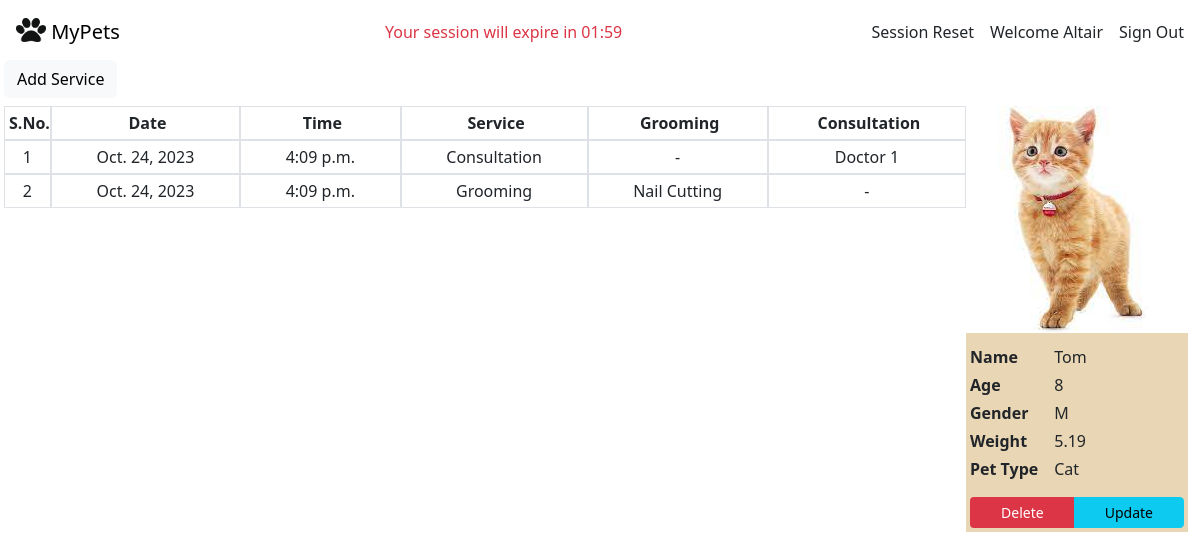
Screenshot of /pets/pet_detail_route/7/ (signed in) with the database file from the repository.
### pets_app/models.py (models this page shows, shortened)
class PetServices(Model):
    class PetServiceType(models.TextChoices):
        GROOMING = 'Grooming','Grooming'
        CONSULTATION = 'Consultation','Consultation'
    class Grooming(models.TextChoices):
        HAIR_CUTTING = 'Hair Cutting', 'Hair Cutting'
        HAIR_CLEANING = 'Hair Cleaning', 'Hair Cleaning'
        BODY_WASH = 'Body Wash', 'Body Wash'
        NAIL_CLEANING = 'Nail Cleaning', 'Nail Cleaning'
        NAIL_CUTTING = 'Nail Cutting', 'Nail Cutting'
    class Consultaion(models.TextChoices):
       DOCTOR_1 = 'Doctor 1', 'Doctor 1'
       DOCTOR_2 = 'Doctor 2', 'Doctor 2'
       DOCTOR_3 = 'Doctor 3', 'Doctor 3'
       DOCTOR_4 = 'Doctor 4', 'Doctor 4'
    service_required = models.CharField(max_length=20, choices=PetServiceType.choices, default=PetServiceType.CONSULTATION)
    grooming_type = models.CharField(max_length=20, choices=Grooming.choices, blank=True)
    consultation_type = models.CharField(max_length=20, choices=Consultaion.choices, blank=True)
    date = models.DateField(auto_created=True, auto_now_add=True)
    time = models.TimeField(auto_created=True, auto_now_add=True)
    pet_name = models.CharField(max_length=10, blank=True)
    id_2 = models.PositiveBigIntegerField(blank=True)
    created_by = models.CharField(max_length=30, blank=True, null=True)
    updated_by = models.CharField(max_length=30, blank=True, null=True)

class PetInformation(Model):
    class PetType(models.TextChoices):
        CAT = "Cat", "Cat"
        DOG = "Dog", "Dog"
        HORSE = "Horse", "Horse"
        RABBIT = "Rabbit", "Rabbit"
        PIGEON = "Pigeon", "Pigeon"
    class PetGender(models.TextChoices):
        Male = "M", "Male"
        Femail = "F", "Female"
        Unknown = "Unknown","Unknown"
    class Breed(models.TextChoices):
        German_Shephard = "German_Shephard", "German_Shephard"
        Labrador = "Labrador", "Labrador"
        Indie = "Indie", "Indie"
        Persian = "Persian", "Persian"
    date = models.DateField(auto_created=True, auto_now_add=True)
    name = models.CharField(max_length=30)
    age = models.PositiveSmallIntegerField()
    pet_type = models.CharField(max_length=10, choices=PetType.choices, default=PetType.CAT)
    weight = models.DecimalField(max_digits=5, decimal_places=2)
    breed = models.CharField(max_length=20, choices=Breed.choices, default=Breed.Indie)
    gender = models.CharField(max_length=7, choices=PetGender.choices, default=PetGender.Male)
    image = models.ImageField(upload_to='images/', blank=True)
    owner = models.ForeignKey(to=OwnerModel, on_delete=models.CASCADE, null=True, blank=True)
    created_by = models.CharField(max_length=30, blank=True, null=True)
    updated_by = models.CharField(max_length=30, blank=True, null=True)

### pets_app/views.py (the view)
class PetDetailView(SomeLoginRequiredMixin, SomePermissionRequiredMixin, DetailView):
    model = PetInformation
    permission_required = 'pets_app.view_petinformation'
    def get(self, request, pk, *args, **kwargs):
        set_expir(req=request)
        petinformation = PetInformation.objects.get(id=pk)
        petservice = PetServices.objects.filter(pet_name=petinformation.name, id_2=pk)
        s_no = []
        for item in range(len(petservice)):
            s_no.append(item+1)
        return render(request=request, template_name='pets_app/petinformation_detail.html', context={'petinformation':petinformation, 'petservice':petservice, 's_no':s_no,})

### pets_app/mixins.py (called while the page is built, shortened)
    def dispatch(self, request, *args, **kwargs):
        if not request.user.is_authenticated:
            return self.handle_no_permission()
        else:
            return super().dispatch(request, *args, **kwargs)

    def get_permission_required(self):
        if isinstance(self.permission_required, str):
            perms = (self.permission_required,)
        else:
            perms = self.permission_required
        return perms

    def has_permission(self):
        perms = self.get_permission_required()
        return self.request.user.has_perms(perms)

    def dispatch(self, request, *args, **kwargs):
        return super().dispatch(request, *args, **kwargs)

### pets_app/views.py (called while the page is built)
def set_expir(req, timer=SESSION_COOKIE_AGE):
    print(req.session.session_key)
    if req.user.is_authenticated:
        req.session.set_expiry(timer)
    print(req.session.get_expiry_age())

### pets_app/templates/pets_app/petinformation_detail.html (shortened to what this page needs)
{% extends 'pets.html' %}
{% load static %}
{% block 'content' %}
{% if perms.pets_app.add_petservices %}
<div class="mb-2">
    <a class="text-decoration-none" href="{% url 'pets_app_name:service_create_name' %}?next={{request.path}}"><button type="button" class="btn btn-light">Add Service</button></a>
</div>
{% endif %}
<div class="d-flex justify-content-between">
  <div class="d-flex flex-grow-1">
    {% if petservice %}
    <div class="d-flex flex-column">
      <div class="d-flex border justify-content-center">
        <div class="d-flex fw-bold ms-1 my-1 ">
          S.No.
        </div>
      </div>
        {% for item in s_no %}
          <div class="d-flex border justify-content-center">
            <div class="d-flex my-1">
              {{item}}
            </div>
          </div>
        {% endfor %}
    </div>
    <div class="d-flex flex-column flex-fill">
      <div class="d-flex justify-content-center border">
        <div class="d-flex fw-bold ms-1 my-1">
          Date
        </div>
      </div>
        {% for item in petservice%}
      <div class="d-flex justify-content-center border">
        <div class="d-flex my-1">
          {{item.date}}
        </div>
      </div>
        {% endfor %}
    </div>
    <div class="d-flex flex-column flex-fill">
      <div class="d-flex justify-content-center border">
        <div class="d-flex fw-bold ms-1 my-1">
          Time
        </div>
      </div>
        {% for item in petservice%}
      <div class="d-flex justify-content-center border">
        <div class="d-flex my-1">
          {{item.time}}
        </div>
      </div>
        {% endfor %}
    </div>
    <div class="d-flex flex-column flex-fill">
      <div class="d-flex justify-content-center border">
        <div class="d-flex fw-bold ms-1 my-1">
          Service
        </div>
      </div>
        {% for item in petservice%}
      <div class="d-flex justify-content-center border">
        <div class="d-flex my-1">
          {{item.service_required}}
        </div>
      </div>
        {% endfor %}
    </div>
    <div class="d-flex flex-column flex-fill">
      <div class="d-flex justify-content-center border">
        <div class="d-flex fw-bold ms-1 my-1">
          Grooming
        </div>
      </div>
        {% for item in petservice%}
      <div class="d-flex justify-content-center border">
        <div class="d-flex my-1">
          {% if item.grooming_type %}
            {{item.grooming_type}}
          {% else %}
            -
          {% endif %}
        </div>
      </div>
        {% endfor %}
    </div>
    <div class="d-flex flex-column flex-fill">
      <div class="d-flex justify-content-center border">
        <div class="d-flex fw-bold ms-1 my-1">
          Consultation
        </div>
      </div>
        {% for item in petservice%}
      <div class="d-flex justify-content-center border">
        <div class="d-flex my-1">
          {% if item.consultation_type %}
            {{item.consultation_type}}
          {% else %}
            -
          {% endif %}
        </div>
      </div>
        {% endfor %}
    </div>
    {% endif %}
  </div>
  <div class="d-flex flex-column">
    <div class="d-flex flex-column me-2" style="background-color: rgb(232, 214, 180);">
      <div class="d-flex">
        {% if petinformation.image %}
          <img class="d-flex flex-fill" src="{{petinformation.image.url}}" alt="{% static 'images/none2.jpg' %}">
        {% else %}
          <img src="{% static 'images/none2.jpg' %}" alt="paws.img">
        {% endif %}
    </div>
    <div class="d-flex my-2">
      <div>
        <div class="fw-bold ms-1 my-1">Name</div>
        <div class="fw-bold ms-1 my-1">Age</div>
        <div class="fw-bold ms-1 my-1">Gender</div>
        <div class="fw-bold ms-1 my-1">Weight</div>
        <div class="fw-bold ms-1 my-1">Pet Type</div>
      </div>
      <div class="ps-3">
        <div class="my-1">{{petinformation.name | capfirst}}</div>
        <div class="my-1">{{petinformation.age}}</div>
        <div class="my-1">{{petinformation.gender}}</div>
        <div class="my-1">{{petinformation.weight}}</div>
        <div class="my-1">{{petinformation.pet_type}}</div>
      </div>
    </div>
    {% if perms.pets_app.change_petinformation %}
      <div class="btn-group mx-1 my-1">
          <a href="#" class="btn pet_red btn-sm text-decoration-none" data-bs-toggle="modal" data-bs-target="#staticBackdrop">Delete</a>
          <a class="btn btn-info btn-sm text-decoration-none" href="{% url 'pets_app_name:pet_update_name' petinformation.id %}?next={{request.path}}">Update</a>
      </div>
      {% endif %}
    </div>
  </div>
</div>
{% endblock %}

### templates/pets.html (shortened to what this page needs)
{% load static %}
<html lang="en">
<head>
    <link href="https://cdn.jsdelivr.net/npm/bootstrap@5.3.1/dist/css/bootstrap.min.css" rel="stylesheet">
    <link rel="stylesheet" href="{% static 'css/main.css' %}">
    <nav class="navbar">
        <div class="container-fluid">
          <a class="navbar-brand" href="{% url 'pets_app_name:pets_name' %}">
            <img src="{% static 'images/paw.jpg' %}" alt="paws.img" width="30" height="24" class="d-inline-flex align-text-top">
            MyPets
          </a>
          <div class="d-flex column-gap-3">
            {% if request.user.is_authenticated %}
              <a class="nav-link " href="{{request.path}}">Session Reset</a>
              <div>
                Welcome {{request.user | capfirst }}
              </div>
              <a class="nav-link " href="{% url 'pets_app_name:user_login_name' %}">Sign Out</a>
            {% else  %}
              <a class="nav-link" href="{% url 'pets_app_name:user_login_name' %}">Sign In</a>
              <a class="nav-link" href="{% url 'pets_app_name:user_create_name' %}">Sign Up</a>
            {% endif%}
          </div>
        </div>
    </nav>
</head>
<body class="m-1">
    {% block 'content' %}
    {% endblock %}
</body>
</html>

### static/css/pallet.css (style rules this page uses)
:root { --pet_red: #dc3545; --pet_red_light: #e44051; --pet_green: #198754; --pet_teal: #20c997; --pet_grey: #adb5bd; }

### static/css/pets_css.css (style rules this page uses)
.pet_red { background-color: var(--pet_red); color: white; }

### rows the page displays
PetServices: date "Oct. 24, 2023", time "4:09 p.m.", service_required "Consultation", consultation_type "Doctor 1"
PetServices: date "Oct. 24, 2023", time "4:09 p.m.", service_required "Grooming", grooming_type "Nail Cutting"
PetInformation: image (picture), name "Tom", age "8", gender "M", weight "5.19", pet_type "Cat"

### other values shown
{{ request.user | capfirst }} "Altair"
{{ item }} "1" "2"
